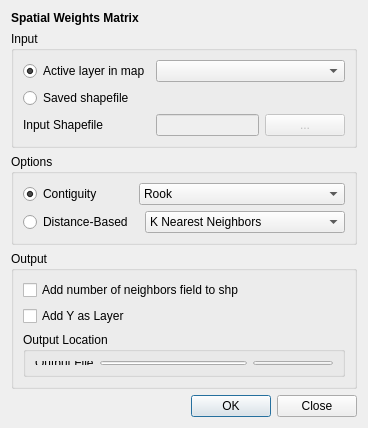
<?xml version="1.0" encoding="UTF-8"?>
<ui version="4.0">
 <class>Weights</class>
 <widget class="QDialog" name="Weights">
  <property name="windowModality">
   <enum>Qt::WindowModal</enum>
  </property>
  <property name="geometry">
   <rect>
    <x>0</x>
    <y>0</y>
    <width>368</width>
    <height>428</height>
   </rect>
  </property>
  <property name="acceptDrops">
   <bool>true</bool>
  </property>
  <property name="windowTitle">
   <string>Weights Matrix</string>
  </property>
  <layout class="QVBoxLayout" name="verticalLayout_2">
   <item>
    <widget class="QLabel" name="label_3">
     <property name="font">
      <font>
       <weight>75</weight>
       <bold>true</bold>
      </font>
     </property>
     <property name="text">
      <string>Spatial Weights Matrix</string>
     </property>
    </widget>
   </item>
   <item>
    <widget class="QGroupBox" name="inputBox">
     <property name="sizePolicy">
      <sizepolicy hsizetype="Ignored" vsizetype="Expanding">
       <horstretch>0</horstretch>
       <verstretch>0</verstretch>
      </sizepolicy>
     </property>
     <property name="title">
      <string>Input</string>
     </property>
     <layout class="QGridLayout" name="gridLayout_4">
      <item row="0" column="0">
       <widget class="QRadioButton" name="rbUseActiveLayer">
        <property name="text">
         <string>Active layer in map</string>
        </property>
        <property name="checked">
         <bool>true</bool>
        </property>
        <attribute name="buttonGroup">
         <string>buttonGroup</string>
        </attribute>
       </widget>
      </item>
      <item row="0" column="1" colspan="2">
       <widget class="QComboBox" name="sourceLayer"/>
      </item>
      <item row="1" column="0">
       <widget class="QRadioButton" name="rbSaveShapefile">
        <property name="text">
         <string>Saved shapefile</string>
        </property>
        <attribute name="buttonGroup">
         <string>buttonGroup</string>
        </attribute>
       </widget>
      </item>
      <item row="2" column="0">
       <widget class="QLabel" name="label_8">
        <property name="text">
         <string>Input Shapefile</string>
        </property>
        <property name="buddy">
         <cstring>inputFile</cstring>
        </property>
       </widget>
      </item>
      <item row="2" column="1">
       <widget class="QLineEdit" name="inputFile">
        <property name="enabled">
         <bool>false</bool>
        </property>
        <property name="toolTip">
         <string>Choose a shapefile from which to create the spatial weights matrix</string>
        </property>
       </widget>
      </item>
      <item row="2" column="2">
       <widget class="QPushButton" name="pbnInput">
        <property name="enabled">
         <bool>false</bool>
        </property>
        <property name="text">
         <string>...</string>
        </property>
       </widget>
      </item>
     </layout>
    </widget>
   </item>
   <item>
    <widget class="QGroupBox" name="optionBox">
     <property name="sizePolicy">
      <sizepolicy hsizetype="Ignored" vsizetype="Expanding">
       <horstretch>0</horstretch>
       <verstretch>0</verstretch>
      </sizepolicy>
     </property>
     <property name="title">
      <string>Options</string>
     </property>
     <layout class="QGridLayout" name="gridLayout_5">
      <item row="1" column="0">
       <widget class="QRadioButton" name="rbDistance">
        <property name="text">
         <string>Distance-Based</string>
        </property>
       </widget>
      </item>
      <item row="0" column="1" colspan="2">
       <widget class="QComboBox" name="contComboBox">
        <item>
         <property name="text">
          <string>Rook</string>
         </property>
        </item>
        <item>
         <property name="text">
          <string>Queen</string>
         </property>
        </item>
        <item>
         <property name="text">
          <string>Bishop</string>
         </property>
        </item>
       </widget>
      </item>
      <item row="0" column="0">
       <widget class="QRadioButton" name="rbContiguity">
        <property name="text">
         <string>Contiguity</string>
        </property>
        <property name="checked">
         <bool>true</bool>
        </property>
       </widget>
      </item>
      <item row="1" column="2">
       <widget class="QComboBox" name="distMethod">
        <property name="sizePolicy">
         <sizepolicy hsizetype="Expanding" vsizetype="Fixed">
          <horstretch>0</horstretch>
          <verstretch>0</verstretch>
         </sizepolicy>
        </property>
        <item>
         <property name="text">
          <string>K Nearest Neighbors</string>
         </property>
        </item>
        <item>
         <property name="text">
          <string>Threshhold Distance</string>
         </property>
        </item>
        <item>
         <property name="text">
          <string>Inverse Distance</string>
         </property>
        </item>
       </widget>
      </item>
     </layout>
    </widget>
   </item>
   <item>
    <widget class="QGroupBox" name="groupBox">
     <property name="sizePolicy">
      <sizepolicy hsizetype="Ignored" vsizetype="Expanding">
       <horstretch>0</horstretch>
       <verstretch>0</verstretch>
      </sizepolicy>
     </property>
     <property name="title">
      <string>Output</string>
     </property>
     <layout class="QVBoxLayout" name="verticalLayout">
      <item>
       <widget class="QCheckBox" name="addNumNeighbors">
        <property name="sizePolicy">
         <sizepolicy hsizetype="Expanding" vsizetype="Fixed">
          <horstretch>0</horstretch>
          <verstretch>0</verstretch>
         </sizepolicy>
        </property>
        <property name="text">
         <string>Add number of neighbors field to shp</string>
        </property>
       </widget>
      </item>
      <item>
       <widget class="QCheckBox" name="addY">
        <property name="text">
         <string>Add Y as Layer</string>
        </property>
       </widget>
      </item>
      <item>
       <widget class="QGroupBox" name="groupBox_2">
        <property name="sizePolicy">
         <sizepolicy hsizetype="Ignored" vsizetype="Preferred">
          <horstretch>0</horstretch>
          <verstretch>200</verstretch>
         </sizepolicy>
        </property>
        <property name="minimumSize">
         <size>
          <width>0</width>
          <height>13</height>
         </size>
        </property>
        <property name="title">
         <string>Output Location</string>
        </property>
        <layout class="QGridLayout" name="gridLayout">
         <item row="0" column="0">
          <widget class="QLabel" name="label_9">
           <property name="text">
            <string>Output File</string>
           </property>
           <property name="buddy">
            <cstring>outputFile</cstring>
           </property>
          </widget>
         </item>
         <item row="0" column="1">
          <widget class="QLineEdit" name="outputFile">
           <property name="enabled">
            <bool>true</bool>
           </property>
           <property name="toolTip">
            <string>Select a directory where the computed weight matrix will be saved to.</string>
           </property>
          </widget>
         </item>
         <item row="0" column="2">
          <widget class="QPushButton" name="pbnOutput">
           <property name="enabled">
            <bool>true</bool>
           </property>
           <property name="text">
            <string>...</string>
           </property>
          </widget>
         </item>
        </layout>
       </widget>
      </item>
     </layout>
    </widget>
   </item>
   <item>
    <widget class="QDialogButtonBox" name="buttonBox">
     <property name="toolTip">
      <string>press OK to render current raster</string>
     </property>
     <property name="orientation">
      <enum>Qt::Horizontal</enum>
     </property>
     <property name="standardButtons">
      <set>QDialogButtonBox::Close|QDialogButtonBox::Ok</set>
     </property>
     <property name="centerButtons">
      <bool>false</bool>
     </property>
    </widget>
   </item>
  </layout>
 </widget>
 <tabstops>
  <tabstop>rbUseActiveLayer</tabstop>
  <tabstop>rbSaveShapefile</tabstop>
  <tabstop>inputFile</tabstop>
  <tabstop>pbnInput</tabstop>
  <tabstop>buttonBox</tabstop>
 </tabstops>
 <resources/>
 <connections>
  <connection>
   <sender>buttonBox</sender>
   <signal>rejected()</signal>
   <receiver>Weights</receiver>
   <slot>reject()</slot>
   <hints>
    <hint type="sourcelabel">
     <x>177</x>
     <y>448</y>
    </hint>
    <hint type="destinationlabel">
     <x>177</x>
     <y>215</y>
    </hint>
   </hints>
  </connection>
  <connection>
   <sender>buttonBox</sender>
   <signal>accepted()</signal>
   <receiver>Weights</receiver>
   <slot>accept()</slot>
   <hints>
    <hint type="sourcelabel">
     <x>177</x>
     <y>448</y>
    </hint>
    <hint type="destinationlabel">
     <x>157</x>
     <y>215</y>
    </hint>
   </hints>
  </connection>
  <connection>
   <sender>rbUseActiveLayer</sender>
   <signal>toggled(bool)</signal>
   <receiver>inputFile</receiver>
   <slot>setDisabled(bool)</slot>
   <hints>
    <hint type="sourcelabel">
     <x>115</x>
     <y>252</y>
    </hint>
    <hint type="destinationlabel">
     <x>294</x>
     <y>311</y>
    </hint>
   </hints>
  </connection>
  <connection>
   <sender>rbSaveShapefile</sender>
   <signal>toggled(bool)</signal>
   <receiver>pbnInput</receiver>
   <slot>setEnabled(bool)</slot>
   <hints>
    <hint type="sourcelabel">
     <x>157</x>
     <y>292</y>
    </hint>
    <hint type="destinationlabel">
     <x>428</x>
     <y>326</y>
    </hint>
   </hints>
  </connection>
  <connection>
   <sender>rbSaveShapefile</sender>
   <signal>toggled(bool)</signal>
   <receiver>pbnOutput</receiver>
   <slot>setEnabled(bool)</slot>
   <hints>
    <hint type="sourcelabel">
     <x>114</x>
     <y>288</y>
    </hint>
    <hint type="destinationlabel">
     <x>414</x>
     <y>357</y>
    </hint>
   </hints>
  </connection>
  <connection>
   <sender>rbUseActiveLayer</sender>
   <signal>toggled(bool)</signal>
   <receiver>pbnInput</receiver>
   <slot>setDisabled(bool)</slot>
   <hints>
    <hint type="sourcelabel">
     <x>69</x>
     <y>253</y>
    </hint>
    <hint type="destinationlabel">
     <x>437</x>
     <y>314</y>
    </hint>
   </hints>
  </connection>
  <connection>
   <sender>rbUseActiveLayer</sender>
   <signal>toggled(bool)</signal>
   <receiver>sourceLayer</receiver>
   <slot>setEnabled(bool)</slot>
   <hints>
    <hint type="sourcelabel">
     <x>75</x>
     <y>60</y>
    </hint>
    <hint type="destinationlabel">
     <x>245</x>
     <y>60</y>
    </hint>
   </hints>
  </connection>
  <connection>
   <sender>rbSaveShapefile</sender>
   <signal>toggled(bool)</signal>
   <receiver>sourceLayer</receiver>
   <slot>setDisabled(bool)</slot>
   <hints>
    <hint type="sourcelabel">
     <x>75</x>
     <y>85</y>
    </hint>
    <hint type="destinationlabel">
     <x>245</x>
     <y>60</y>
    </hint>
   </hints>
  </connection>
  <connection>
   <sender>rbContiguity</sender>
   <signal>toggled(bool)</signal>
   <receiver>distMethod</receiver>
   <slot>setDisabled(bool)</slot>
   <hints>
    <hint type="sourcelabel">
     <x>68</x>
     <y>179</y>
    </hint>
    <hint type="destinationlabel">
     <x>307</x>
     <y>212</y>
    </hint>
   </hints>
  </connection>
  <connection>
   <sender>rbContiguity</sender>
   <signal>toggled(bool)</signal>
   <receiver>contComboBox</receiver>
   <slot>setEnabled(bool)</slot>
   <hints>
    <hint type="sourcelabel">
     <x>68</x>
     <y>179</y>
    </hint>
    <hint type="destinationlabel">
     <x>238</x>
     <y>179</y>
    </hint>
   </hints>
  </connection>
  <connection>
   <sender>rbDistance</sender>
   <signal>toggled(bool)</signal>
   <receiver>contComboBox</receiver>
   <slot>setDisabled(bool)</slot>
   <hints>
    <hint type="sourcelabel">
     <x>68</x>
     <y>212</y>
    </hint>
    <hint type="destinationlabel">
     <x>238</x>
     <y>179</y>
    </hint>
   </hints>
  </connection>
  <connection>
   <sender>rbDistance</sender>
   <signal>toggled(bool)</signal>
   <receiver>distMethod</receiver>
   <slot>setEnabled(bool)</slot>
   <hints>
    <hint type="sourcelabel">
     <x>68</x>
     <y>212</y>
    </hint>
    <hint type="destinationlabel">
     <x>307</x>
     <y>212</y>
    </hint>
   </hints>
  </connection>
 </connections>
 <buttongroups>
  <buttongroup name="buttonGroup"/>
 </buttongroups>
</ui>
